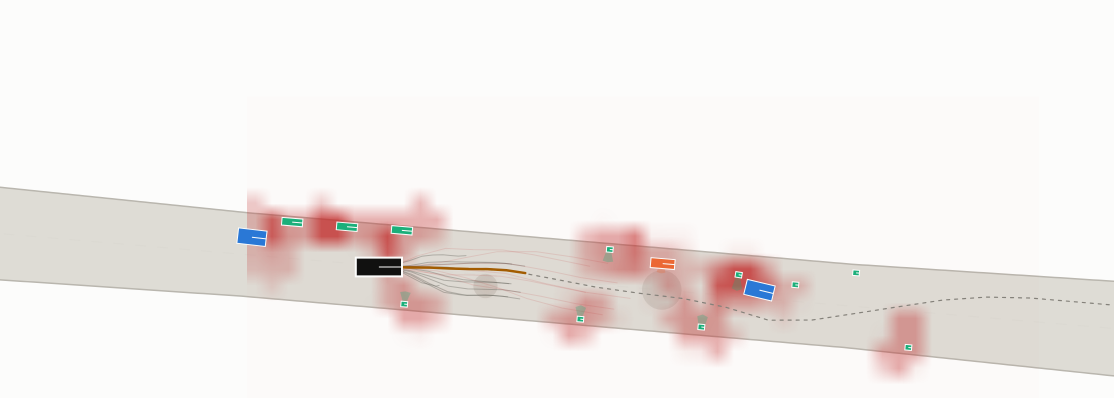
#> input picture artifacts/fig-bev.png, 2227 x 796 px (shown at 1/2 size)
$ python -i capture.py   (imports and definitions only)
#> lines starting #> are read from the running program, lines starting #| are printed output that depends on the picture; after the words box and inside, x2 and y2 are one past the last pixel; in counts of white or black regions, pixels touching at a corner belong together
"""Capture figures from the live demo, waiting for a state worth photographing.

Screenshots of a live system are only useful if the instant they are taken shows
the system working. This starts the real server, drives a real browser, and waits
until the telemetry satisfies a condition given on the command line - a behaviour
we want to show, positive path clearance, enough elapsed time for the plan to
settle - before it shoots. That way a figure in the deck is a moment we chose,
not a moment we happened to catch.

    uv run python scripts/capture.py --scenario bus_stop_overtake \
        --behaviour OVERTAKE --min-clearance 0.15 --out artifacts/fig-overtake.png
"""
from __future__ import annotations

import argparse
import os
import signal
import subprocess
import sys
import time
from pathlib import Path

REPO = Path(__file__).resolve().parent.parent


# [42 lines left out: function wait_for_state, not called in this run]


def trim(path, pad=18, max_ar=2.2):
    """Crop the uniform margin off a map capture.

    The map pane is sized for a browser window, so a screenshot of it is mostly
    empty road-coloured space. On a slide that empty space is the difference
    between a figure you can read and a figure you cannot.
    """
#> called with path = '../artifacts/fig-bev.png', pad = 18, max_ar = 2.2
    from PIL import Image, ImageChops
    with Image.open(path) as im:
#> im is the input picture: PIL image 2227x796 RGB; mean R, G, B 243.1, 238.3, 236.1
        rgb = im.convert("RGB")
        # The status chips live along the bottom edge and would otherwise pin the
        # bounding box to the full height of a mostly empty pane.
        body = rgb.crop((0, 0, rgb.width, int(rgb.height * 0.88)))
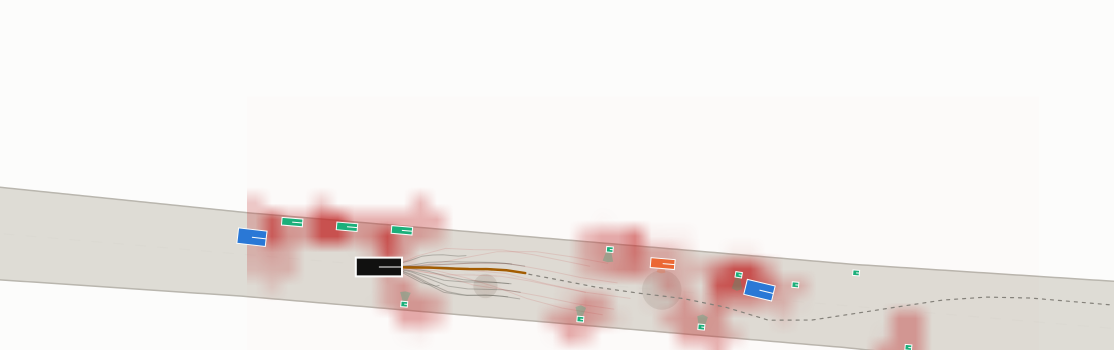
#> body: PIL image 2227x700 RGB (shown at 1/2 size); mean R, G, B 242.2, 237.1, 234.9
        import numpy as np
        bg = Image.new("RGB", body.size, body.getpixel((2, 2)))
        mask = np.asarray(ImageChops.difference(body, bg).convert("L")) > 40
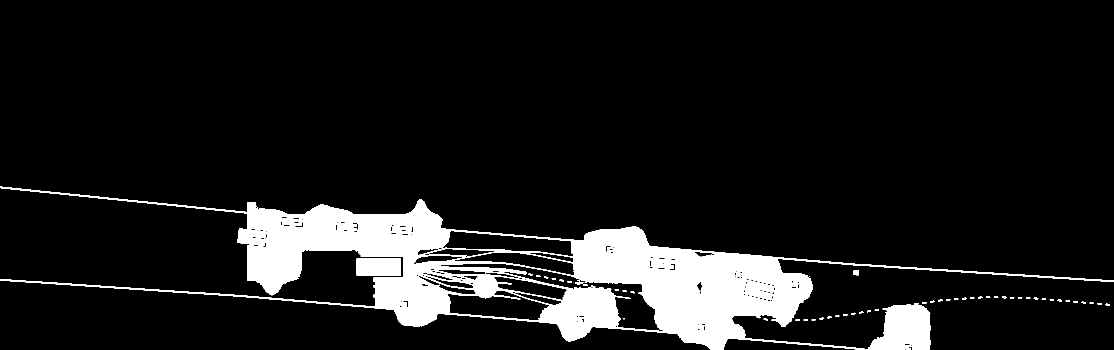
#> mask: shape (700, 2227) bool (shown at 1/2 size); 10% white; 65 white regions (2 under 20 px), largest, box (x1, y1, x2, y2) and area: (0, 373, 2227, 700) 145663, (713, 517, 802, 551) 2938, (475, 457, 533, 492) 1588
        # A faint wash covers most of the pane, so a plain bounding box keeps
        # nearly everything. Require a row or column to carry real ink.
        rows = np.flatnonzero(mask.sum(axis=1) > mask.shape[1] * 0.008)
#> rows = 325 values from 375 to 699
        cols = np.flatnonzero(mask.sum(axis=0) > mask.shape[0] * 0.008)
#> cols = 2041 values from 0 to 2219
        if not len(rows) or not len(cols):
            return
        left, right = int(cols[0]), int(cols[-1])
#> left = 0; right = 2219
        top, bottom = int(rows[0]), int(rows[-1])
#> top = 375; bottom = 699
        left, right = max(0, left - pad), min(rgb.width, right + pad)
#> right = 2227
        top, bottom = max(0, top - pad), min(body.height, bottom + pad)
#> top = 357; bottom = 700
        # The content is a road: a tight crop is a letterbox nobody can read on
        # a slide. Give it back some sky until the shape is usable.
        w, h = right - left, bottom - top
#> w = 2227; h = 343
        if max_ar and w / max(h, 1) > max_ar:
            want = int(w / max_ar)
#> want = 1012
            grow = (want - h) // 2
#> grow = 334
            top, bottom = max(0, top - grow), min(rgb.height, bottom + grow)
#> top = 23; bottom = 796
        rgb.crop((left, top, right, bottom)).save(path)
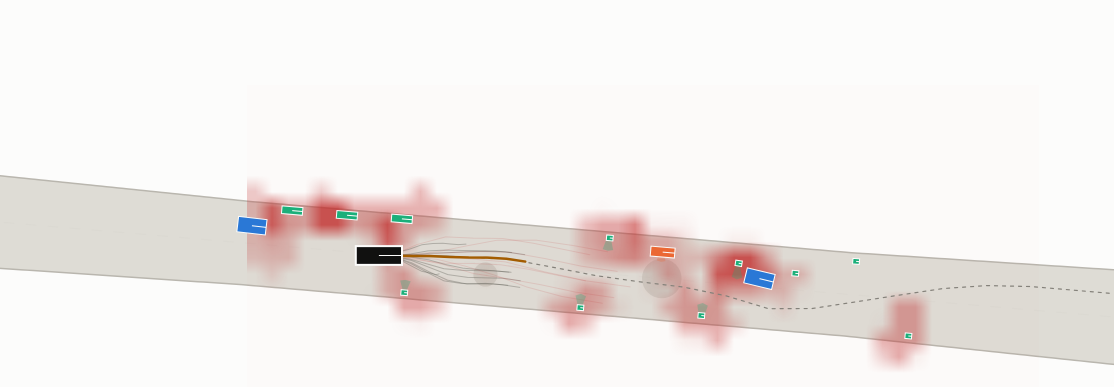
#> saved as fig-bev.png: PIL image 2227x773 RGB (shown at 1/2 size); mean R, G, B 242.8, 237.9, 235.7


# [87 lines left out: function main, not called in this run]


# [2 lines not run here, left out]

>>> result = trim('../artifacts/fig-bev.png')

$ run again, on artifacts/fig-console.png
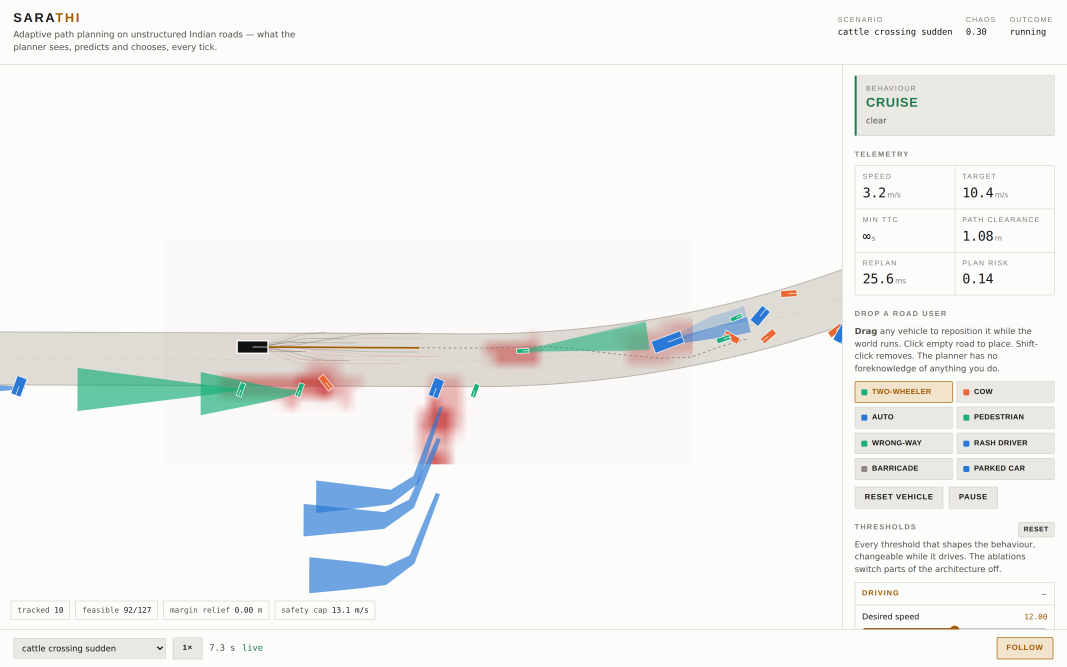
#> input picture artifacts/fig-console.png, 3200 x 2000 px (shown at 1/3 size)
#> in trim, im is the input picture: PIL image 3200x2000 RGB; mean R, G, B 243.1, 243.5, 242.2
#> in trim, `mask = np.asarray(ImageChops.difference(body, bg).convert("L")) > 40`:
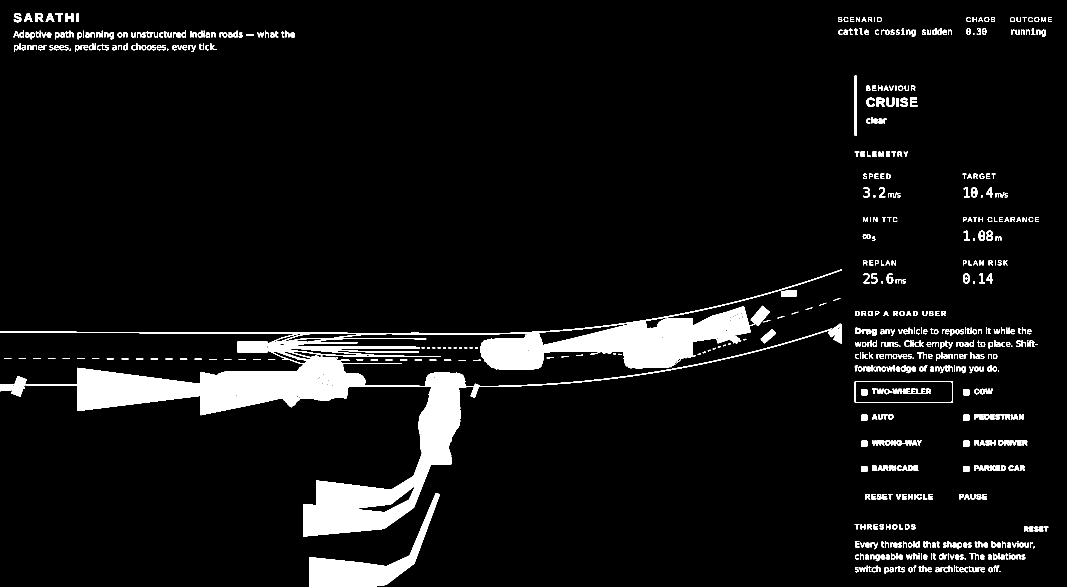
#> mask: shape (1760, 3200) bool (shown at 1/3 size); 6.2% white; 720 white regions (42 under 20 px), largest, box (x1, y1, x2, y2) and area: (0, 808, 2526, 1610) 228549, (927, 1479, 1320, 1760) 24805, (1439, 985, 2497, 1161) 3486
#> rows = 1107 values from 39 to 1759
#> cols = 2955 values from 0 to 3146
#> in trim, `left, right = int(cols[0]), int(cols[-1])`: left = 0; right = 3146
#> in trim, `top, bottom = int(rows[0]), int(rows[-1])`: top = 39; bottom = 1759
#> in trim, `left, right = max(0, left - pad), min(rgb.width, right + pad)`: right = 3164
#> in trim, `top, bottom = max(0, top - pad), min(body.height, bottom + pad)`: top = 21; bottom = 1760
#> w = 3164; h = 1739
#> in trim, `rgb.crop((left, top, right, bottom)).save(path)`:
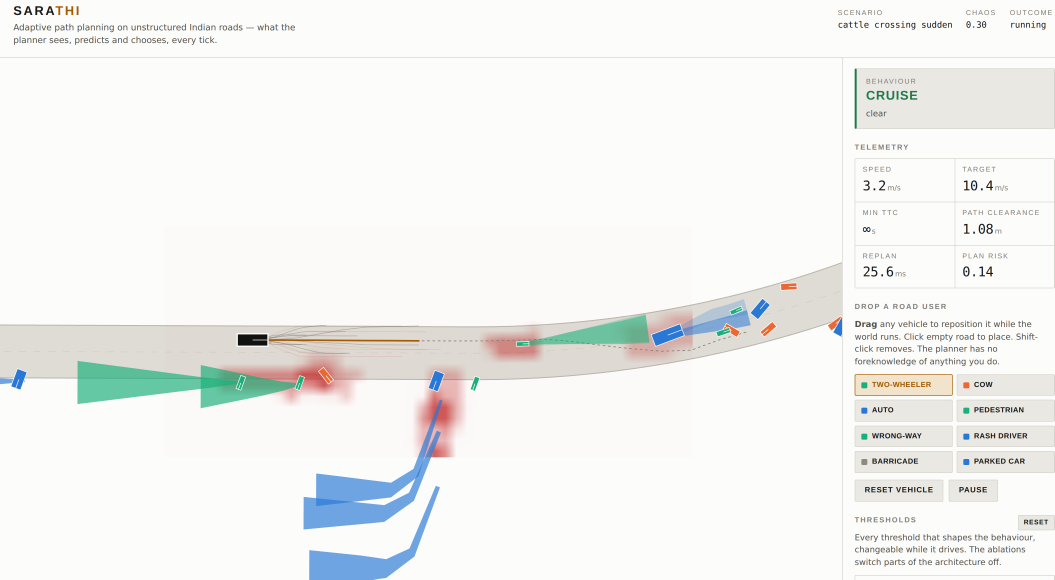
#> saved as fig-console.png: PIL image 3164x1739 RGB (shown at 1/3 size); mean R, G, B 242.2, 242.8, 241.6

$ run again, on artifacts/fig-cow-bev.png
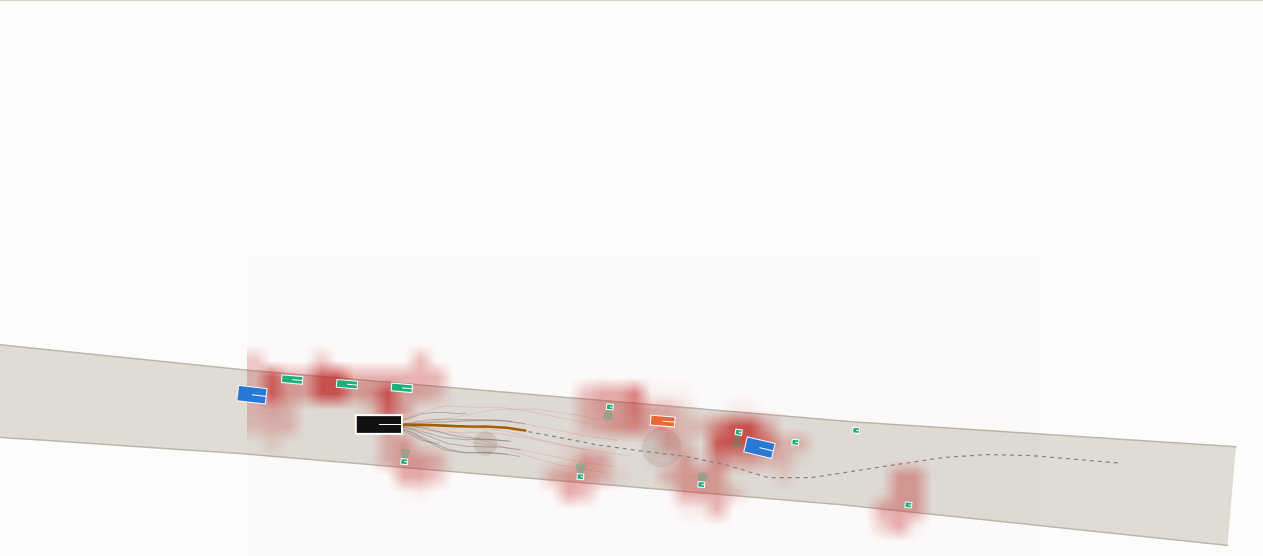
#> input picture artifacts/fig-cow-bev.png, 2526 x 1111 px (shown at 1/2 size)
#> in trim, im is the input picture: PIL image 2526x1111 RGB; mean R, G, B 245.8, 242.7, 240.9
#> in trim, `mask = np.asarray(ImageChops.difference(body, bg).convert("L")) > 40`:
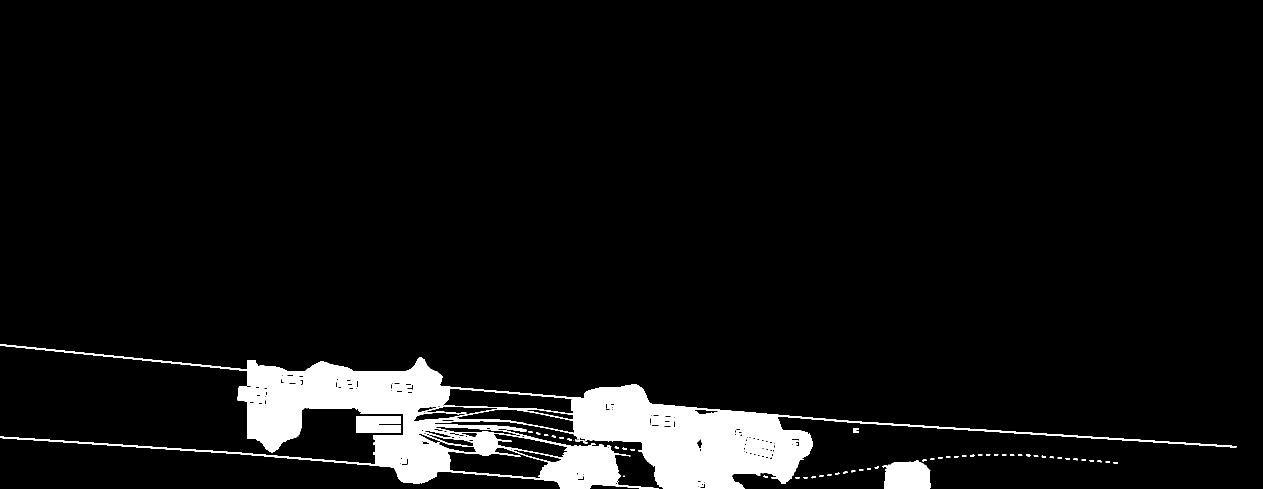
#> mask: shape (977, 2526) bool (shown at 1/2 size); 6% white; 66 white regions (2 under 20 px), largest, box (x1, y1, x2, y2) and area: (0, 688, 2473, 977) 132778, (1765, 921, 1861, 977) 4511, (713, 832, 802, 866) 2938
#> rows = 287 values from 690 to 976
#> cols = 1283 values from 21 to 2201
#> in trim, `left, right = int(cols[0]), int(cols[-1])`: left = 21; right = 2201
#> in trim, `top, bottom = int(rows[0]), int(rows[-1])`: top = 690; bottom = 976
#> in trim, `left, right = max(0, left - pad), min(rgb.width, right + pad)`: left = 3; right = 2219
#> in trim, `top, bottom = max(0, top - pad), min(body.height, bottom + pad)`: top = 672; bottom = 977
#> w = 2216; h = 305
#> want = 1007
#> grow = 351
#> in trim, `top, bottom = max(0, top - grow), min(rgb.height, bottom + grow)`: top = 321; bottom = 1111
#> in trim, `rgb.crop((left, top, right, bottom)).save(path)`:
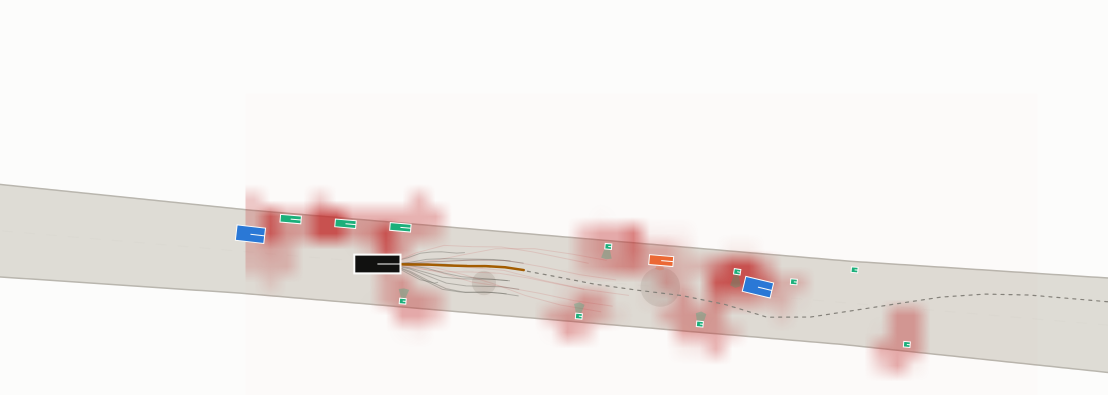
#> saved as fig-cow-bev.png: PIL image 2216x790 RGB (shown at 1/2 size); mean R, G, B 243, 238.2, 236

$ run again, on artifacts/fig-cow.png
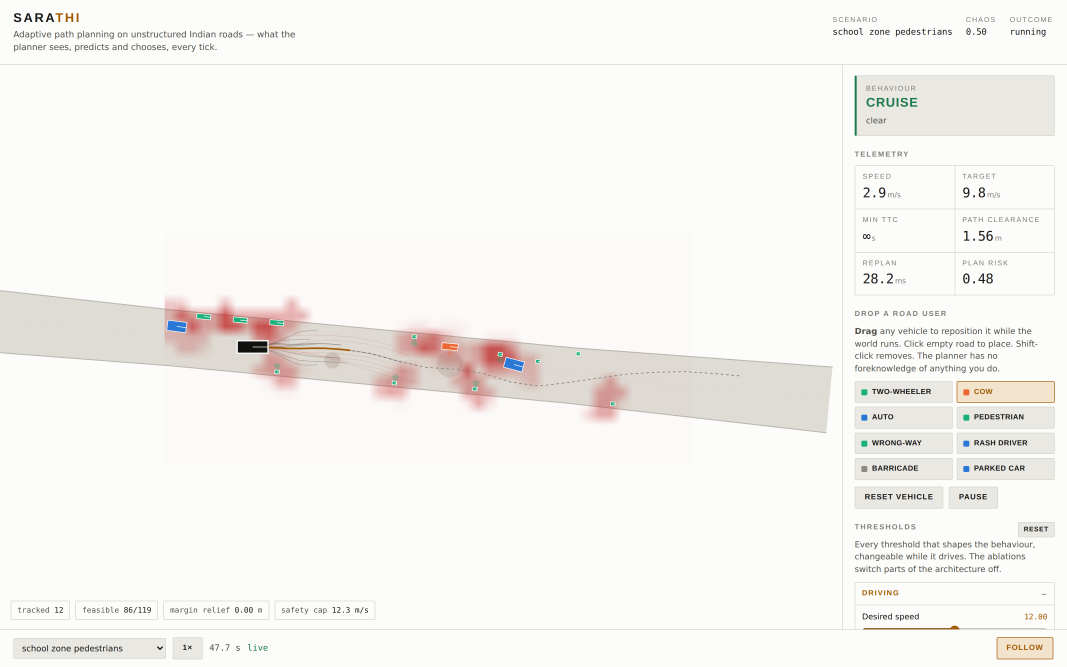
#> input picture artifacts/fig-cow.png, 3200 x 2000 px (shown at 1/3 size)
#> in trim, im is the input picture: PIL image 3200x2000 RGB; mean R, G, B 246.2, 244.7, 242.9
#> in trim, `mask = np.asarray(ImageChops.difference(body, bg).convert("L")) > 40`:
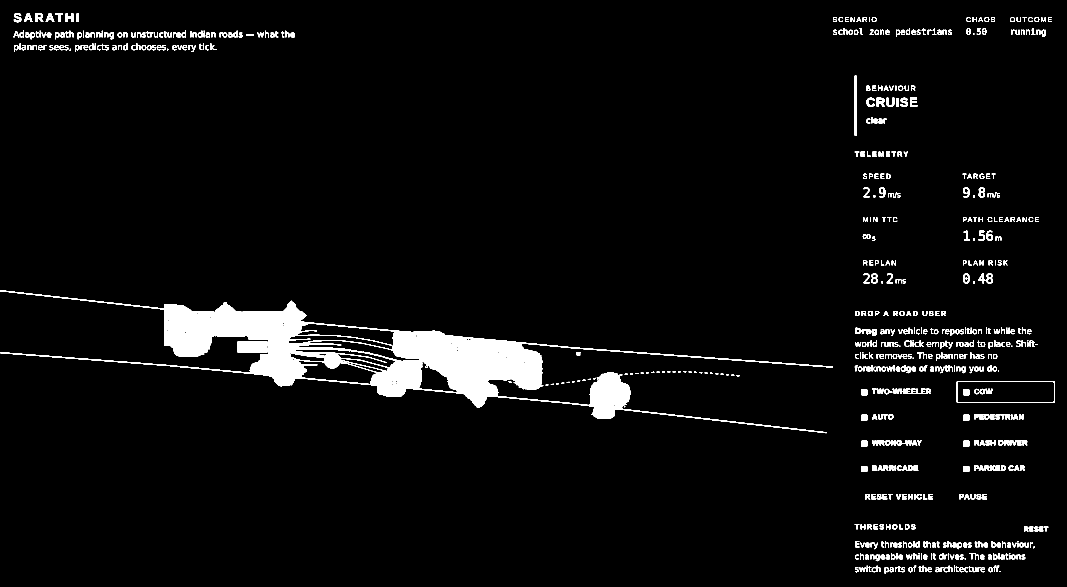
#> mask: shape (1760, 3200) bool (shown at 1/3 size); 4.1% white; 684 white regions (38 under 20 px), largest, box (x1, y1, x2, y2) and area: (0, 871, 2499, 1300) 150061, (713, 1024, 802, 1058) 2938, (501, 962, 560, 997) 1584
#> rows = 832 values from 39 to 1716
#> cols = 2230 values from 42 to 3163
#> in trim, `left, right = int(cols[0]), int(cols[-1])`: left = 42; right = 3163
#> in trim, `top, bottom = int(rows[0]), int(rows[-1])`: top = 39; bottom = 1716
#> in trim, `left, right = max(0, left - pad), min(rgb.width, right + pad)`: left = 24; right = 3181
#> in trim, `top, bottom = max(0, top - pad), min(body.height, bottom + pad)`: top = 21; bottom = 1734
#> w = 3157; h = 1713
#> in trim, `rgb.crop((left, top, right, bottom)).save(path)`:
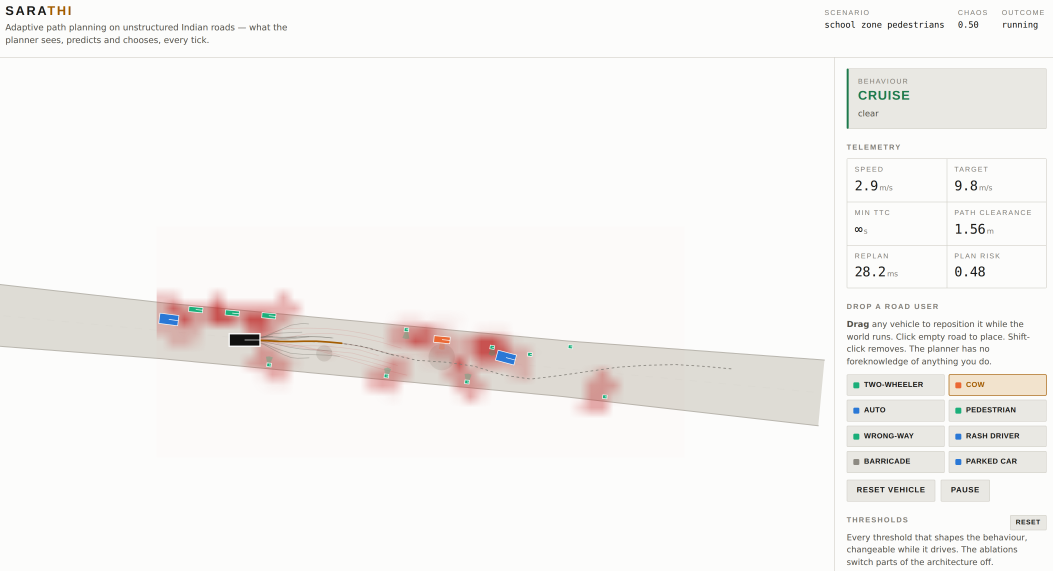
#> saved as fig-cow.png: PIL image 3157x1713 RGB (shown at 1/3 size); mean R, G, B 245.8, 244.1, 242.3
